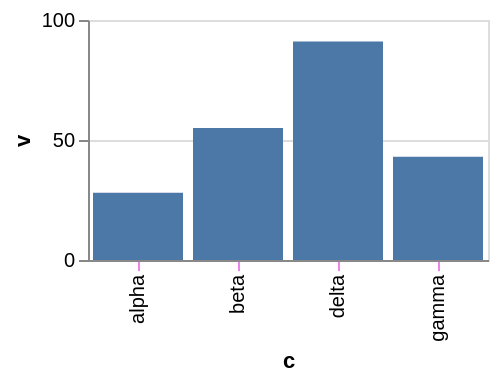

Vega-Lite specification stored for this chart:
### Vega-Lite specification from a JSON file in a GitHub repository (floating-point values rounded to 4 significant figures)
{"$schema": "https://vega.github.io/schema/vega-lite/v6.json", "width": 200, "height": 120, "data": {"values": [{"c": "alpha", "v": 28, "w": 3, "t": "2024-01-07"}, {"c": "beta", "v": 55, "w": 7, "t": "2024-03-19"}, {"c": "gamma", "v": 43, "w": 5, "t": "2024-06-02"}, {"c": "delta", "v": 91, "w": 9, "t": "2024-09-11"}]}, "mark": "bar", "encoding": {"x": {"field": "c", "type": "nominal"}, "y": {"field": "v", "type": "quantitative"}}, "config": {"axisX": {"tickColor": "violet"}}}
